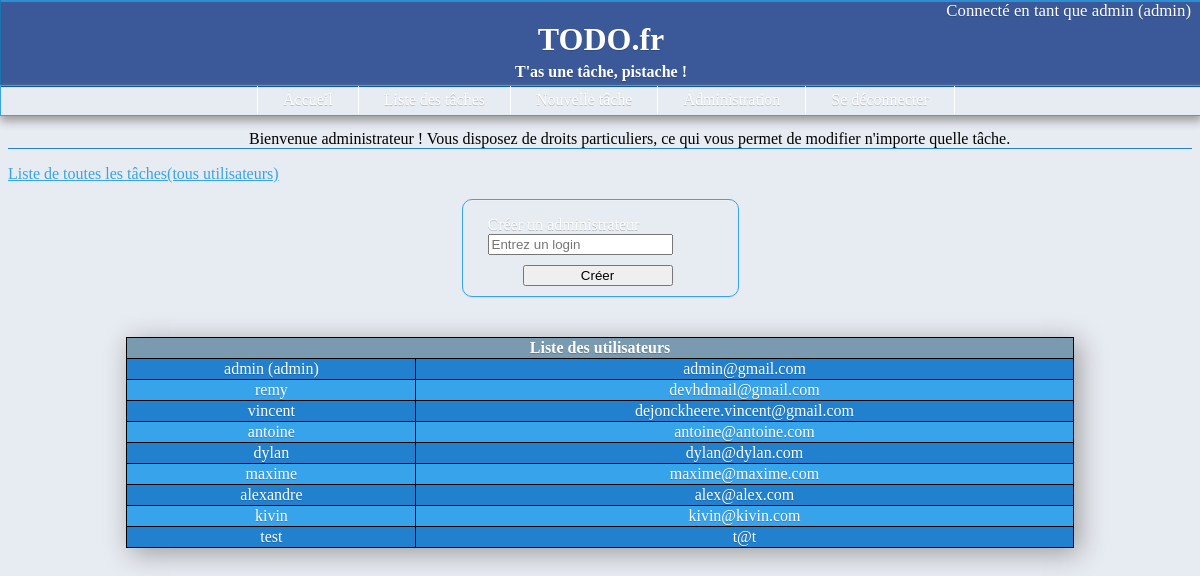
The app's page /projet/admin.php (signed in) with its own data.
### tables this page shows
CREATE TABLE IF NOT EXISTS `users` (
  `id` int(255) NOT NULL AUTO_INCREMENT,
  `login` varchar(100) NOT NULL,
  `mdp` varchar(200) NOT NULL,
  `mail` varchar(100) NOT NULL,
  `admin` tinyint(1) DEFAULT '0',
  PRIMARY KEY (`id`),
  UNIQUE KEY `login` (`login`)
);

### projet/admin.php (the view, shortened to what this page needs)
<!doctype html>
<html lang="fr">
<head>
  <?php include('helpers/style.php'); ?>
</head>
<?php include('header.php'); ?>
<body>
	<p class='title'>Bienvenue administrateur ! Vous disposez de droits particuliers, ce qui vous permet de modifier n'importe quelle tâche.</p>
	<p><a class='lien' href='admintaches.php'>Liste de toutes les tâches(tous utilisateurs)</a></p>
	<form id='new_admin' class='button' action='#' method='post'>
		<p><label for='input_admin'>Créer un administrateur </label><input id='input_admin' type='text' name='login_admin' required='required' placeholder='Entrez un login'/></p>
		<input id='submit_admin' type='submit' value='Créer'/>
	</form>
	<div id='list_users'>
		<?php
		include('helpers/connect.php');
			$sql4="select id, login, mail, admin from users;";
			$query4=$pdo->prepare($sql4);
			$query4->execute();
			echo "<table id='todo' class='button'>";
			echo "<tr><th colspan='2'>Liste des utilisateurs</th></tr>";
			$i=0;
			while($line=$query4->fetch())
			{
				$idUser=$line['id'];
				if($line['admin']==1){
					if($i%2==0) {
						echo "<tr class='tablefonce'><td><a href='admin_user.php?idUser=$idUser'>".$line['login']." (admin)</a></td><td><a href='admin_user.php?idUser=$idUser'>".$line['mail']."</a></td></tr>";
					} else {
						echo "<tr class='tableclair'><td><a href='admin_user.php?idUser=$idUser'>".$line['login']." (admin)</a></td><td><a href='admin_user.php?idUser=$idUser'>".$line['mail']."</a></td></tr>";
					}
				} else {
					if($i%2==0) {
						echo "<tr class='tablefonce'><td><a href='admin_user.php?idUser=$idUser'>".$line['login']."</a></td><td><a href='admin_user.php?idUser=$idUser'>".$line['mail']."</a></td></tr>";
					} else {
						echo "<tr class='tableclair'><td><a href='admin_user.php?idUser=$idUser'>".$line['login']."</a></td><td><a href='admin_user.php?idUser=$idUser'>".$line['mail']."</a></td></tr>";
					}
				}
				$i++;
			}
			echo "</table>";
		?>
	</div>
</body>
</html>

### projet/helpers/style.php (shortened to what this page needs)
<?php echo '<link rel="stylesheet" href="css/style_wide.css">';
?>

### projet/header.php
<?php
	if (isset($_SESSION['login'])) {
		echo "<a class='lien_header' href='index.php'><div id='header' class='button'>";
		echo "<div id='header_session'>Connecté en tant que ".$_SESSION['login'];
		if(isset($_SESSION['admin']) && $_SESSION['admin']==1) {
			echo " (admin)";
		}
		echo "</div>";
	}
	else {
		echo "<a class='lien_header' href='accueil.php'><div id='header' class='button'>";
		echo "<div id='header_session'>Connectez-vous pour découvrir TODO.fr !</div>";
	}
	echo "<h1>TODO.fr</h1>";
	echo "<b id='slogan'>T'as une tâche, pistache !</b>";
	echo "</div></a>";
	if (isset($_SESSION['login'])) {
		echo "<div id='menu' class='button'>";
			echo "<ul>";
				echo "<li class='menu_left'><a class='lien_menu' href='index.php'>Accueil</a></li>";
				echo "<li><a class='lien_menu' href='taches.php'>Liste des tâches</a></li>";
				echo "<li><a class='lien_menu' href='ajouttache.php'>Nouvelle tâche</a></li>";
				if(isset($_SESSION['admin']) && $_SESSION['admin']==1) {
					echo "<li><a class='lien_menu' href='admin.php'>Administration</a></li>";
				} else {
					echo "<li><a class='lien_menu' href='myaccount.php'>Mon compte</a></li>";
				}
				echo "<li><a class='lien_menu' href='logout.php'>Se déconnecter</a></li>";
			echo "</ul>";
		echo "</div>";
	}
?>

### projet/css/style_wide.css (style rules this page uses)
.lien { color: #37A3EB; }
.title { text-indent: 5%; text-align:center; border-bottom: 1px solid #2181CF; }
body { background-color:rgb(231, 235, 242); margin-top: 130px; }
#header { text-align: center; background-color:rgb(59,89,152); background-repeat: repeat; position: fixed; width: 100%; height: 85px; top: 0; left: 0; right: 0; }
#header h1 { margin-top: 0; margin-bottom: 5px; }
#header_session { margin-right: 10px; text-align: right; font-size: 105%; }
#slogan { margin:0; }
.lien_header { text-decoration: none; color: #FFFFFF; }
#menu { width: 100%; position:fixed; border: 1px solid #37A3EB; height: 29px; box-shadow: 0px 5px 10px 0px #9b9b9b; top: 85px; left: 0; right: 0; }
#menu ul li { display: inline-block; border-right: 1px solid #FFFFFF; padding-top: 5px; padding-bottom: 5px; }
#menu ul { margin-top: 0px; margin-left: 18%; }
.menu_left { border-left: 1px solid #FFFFFF; }
.lien_menu { text-decoration: none; color: #FFFFFF; margin: 0; padding-right: 25px; padding-left: 25px; padding-top: 2px; padding-bottom: 8px; }
.button { -moz-border-bottom-colors: none; -moz-border-left-colors: none; -moz-border-right-colors: none; -moz-border-top-colors: none; background: -moz-linear-gradient(center top , rgb(59,89,152), #2181CF) repeat scroll 0 0 transparent; border-color: #2C8ED1 #1C74B3 #0D5B97; border-image: none; border-left: 1px solid #1C74B3; border-right: 1px solid #1C74B3; border-style: solid; border-width: 1px; box-shadow: 0 1px 0 #DDDDDD, 0 1px 0 rgba(255, 255, 255, 0.2) inset; color: #FFFFFF; text-shadow: 0 1px 0 rgba(0, 0, 0, 0.2); }
#todo { margin-top: 20px; padding: 5px; width: 80%; margin: auto; border-collapse:collapse; box-shadow: 5px 5px 25px 0px #9b9b9b; }
#todo table, td, th, tr { border:1px solid black; text-align:center; }
#todo td a { text-decoration: none; color: #FFFFFF; margin:0; width: 100%; display: block; height: 100%; }
#todo th { background-color:#799AAF; }
.tableclair { background-color: #37A3EB; }
.tablefonce { background-color: #2181CF; }
#modif_todo table, td, th, tr { border:1px solid black; text-align:center; margin-top: 5%; }
#new_admin { margin-left: auto; margin-right: auto; border: 1px solid #37A3EB; border-radius: 10px; width: 250px; padding-left: 25px; }
#new_admin p { margin-bottom: 10px; }
#submit_admin { width: 150px; margin-left: 35px; margin-bottom: 10px; }
#list_users { margin-top:40px; }

### records on screen
users: login "admin", mail "admin@gmail.com"
users: login "remy", mail "devhdmail@gmail.com"
users: login "vincent", mail "dejonckheere.vincent@gmail.com"
users: login "antoine", mail "antoine@antoine.com"
users: login "dylan", mail "dylan@dylan.com"
users: login "maxime", mail "maxime@maxime.com"
users: login "alexandre", mail "alex@alex.com"
users: login "kivin", mail "kivin@kivin.com"
users: login "test", mail "t@t"

### other values on screen
$_SESSION['login'] "admin"
